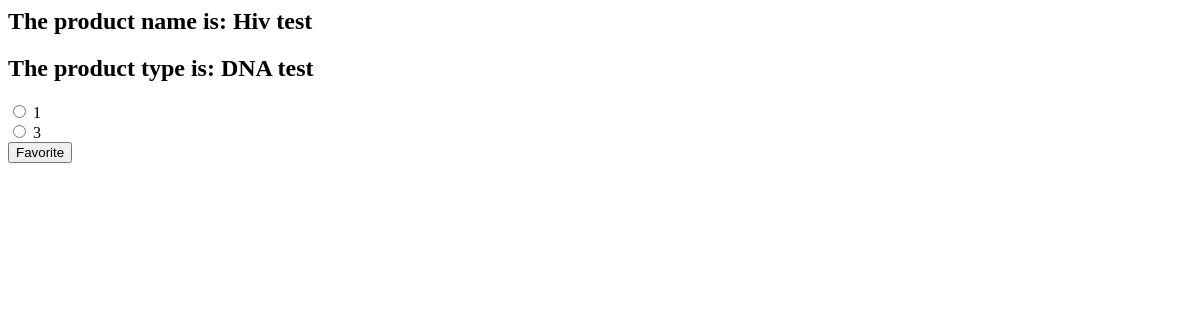
The app's page /test_db_app/1, older data.
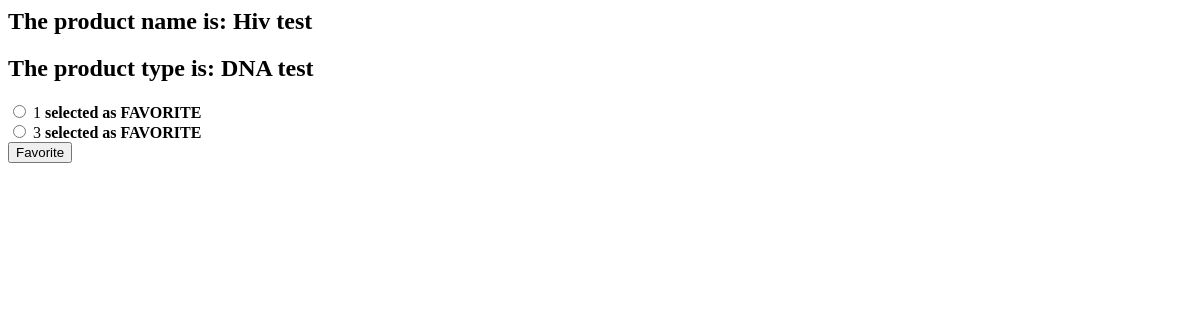
The same page, newer data.
### test_db_app/models.py (models this page shows, shortened)
class Product(models.Model):
    productName = models.CharField(max_length=255)
    productType = models.CharField(max_length = 255, default="give type")

class Batch(models.Model):
    batchNumber = models.IntegerField()
    product = models.ForeignKey(Product, on_delete=models.CASCADE)
    is_favorite = models.BooleanField(default =False)

### test_db_app/views.py (the view)
# urls.py: path("<str:productId>", views.detail, name="detail"),
def detail(request, productId):
    product = get_object_or_404(Product,pk=productId)
    context = {"product":product}
    return render(request, "products/product.html", context)

### test_db_app/templates/products/product.html (shortened to what this page needs)
<h2>The product name is: {{ product.productName }} </h2>
<h2>The product type is: {{ product.productType }}</h2>
<form action="{% url 'test_db_app:favorite' product.pk %}" method="POST">
    {% for batch in product.batch_set.all %}
        <input type="radio" id="batch{{ forloop.counter }}" name="batch" value="{{ batch.pk }}">
        <label for="batch{{ forloop.counter }}">
            {{ batch.batchNumber }}
            {% if batch.is_favorite %}
                <strong>selected as FAVORITE</strong>
            {% endif %}
        </label><br>
    {% endfor %}
    <input type="submit" value="Favorite">
</form>

Row changes from the older to the newer data that the page shows:
changed Batch (number 1 of 2 on the later page): batch "☐ 1" → "☐ 1 selected as FAVORITE"; now shows "selected as FAVORITE"
changed Batch (number 2 of 2 on the later page): batch "☐ 3" → "☐ 3 selected as FAVORITE"; now shows "selected as FAVORITE"
